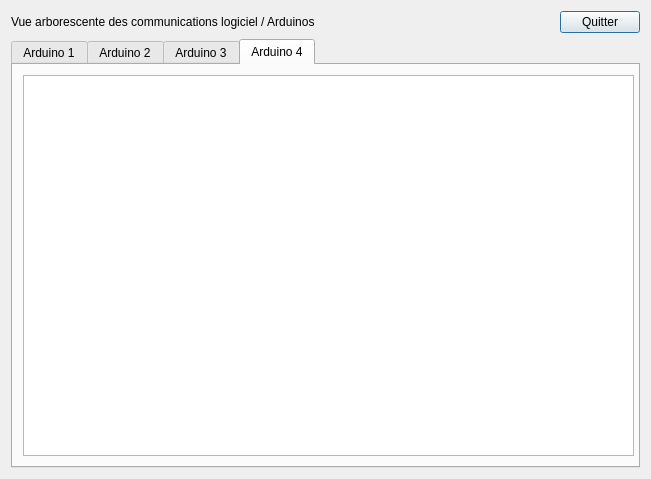
<?xml version="1.0" encoding="UTF-8"?>
<ui version="4.0">
 <class>MainDialog</class>
 <widget class="QDialog" name="MainDialog">
  <property name="geometry">
   <rect>
    <x>0</x>
    <y>0</y>
    <width>651</width>
    <height>479</height>
   </rect>
  </property>
  <property name="windowTitle">
   <string>Dialog</string>
  </property>
  <layout class="QGridLayout" name="gridLayout">
   <item row="0" column="1">
    <spacer name="horizontalSpacer">
     <property name="orientation">
      <enum>Qt::Horizontal</enum>
     </property>
     <property name="sizeHint" stdset="0">
      <size>
       <width>145</width>
       <height>20</height>
      </size>
     </property>
    </spacer>
   </item>
   <item row="0" column="2">
    <widget class="QPushButton" name="pbuQuit">
     <property name="text">
      <string>Quitter</string>
     </property>
    </widget>
   </item>
   <item row="1" column="0" colspan="3">
    <widget class="QTabWidget" name="tabWidget">
     <property name="currentIndex">
      <number>3</number>
     </property>
     <widget class="QWidget" name="tab">
      <attribute name="title">
       <string>Arduino 1</string>
      </attribute>
      <widget class="QTreeView" name="treeView">
       <property name="geometry">
        <rect>
         <x>10</x>
         <y>10</y>
         <width>611</width>
         <height>381</height>
        </rect>
       </property>
      </widget>
     </widget>
     <widget class="QWidget" name="tab_2">
      <attribute name="title">
       <string>Arduino 2</string>
      </attribute>
      <widget class="QTreeView" name="treeView_2">
       <property name="geometry">
        <rect>
         <x>10</x>
         <y>10</y>
         <width>611</width>
         <height>381</height>
        </rect>
       </property>
       <property name="sizePolicy">
        <sizepolicy hsizetype="Expanding" vsizetype="Expanding">
         <horstretch>0</horstretch>
         <verstretch>0</verstretch>
        </sizepolicy>
       </property>
       <property name="autoFillBackground">
        <bool>false</bool>
       </property>
      </widget>
     </widget>
     <widget class="QWidget" name="tab_3">
      <attribute name="title">
       <string>Arduino 3</string>
      </attribute>
      <widget class="QTreeView" name="treeView_3">
       <property name="geometry">
        <rect>
         <x>10</x>
         <y>10</y>
         <width>611</width>
         <height>381</height>
        </rect>
       </property>
      </widget>
     </widget>
     <widget class="QWidget" name="tab_4">
      <attribute name="title">
       <string>Arduino 4</string>
      </attribute>
      <widget class="QTreeView" name="treeView_4">
       <property name="geometry">
        <rect>
         <x>10</x>
         <y>10</y>
         <width>611</width>
         <height>381</height>
        </rect>
       </property>
      </widget>
     </widget>
    </widget>
   </item>
   <item row="0" column="0">
    <widget class="QLabel" name="label">
     <property name="text">
      <string>Vue arborescente des communications logiciel / Arduinos</string>
     </property>
    </widget>
   </item>
  </layout>
 </widget>
 <resources/>
 <connections/>
</ui>
